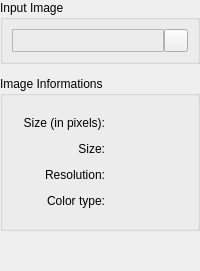
        <widget class="QWidget" name="m_loadInputImageStep">
         <layout class="QVBoxLayout">
          <property name="spacing">
           <number>12</number>
          </property>
          <property name="margin">
           <number>0</number>
          </property>
          <item>
           <widget class="QGroupBox" name="m_inputImageGroup">
            <property name="title">
             <string>Input Image</string>
            </property>
            <layout class="QHBoxLayout" name="_2">
             <property name="spacing">
              <number>0</number>
             </property>
             <property name="margin">
              <number>9</number>
             </property>
             <item>
              <widget class="QLabel" name="m_inputFileNameLabel">
               <property name="autoFillBackground">
                <bool>false</bool>
               </property>
               <property name="frameShape">
                <enum>QFrame::StyledPanel</enum>
               </property>
               <property name="frameShadow">
                <enum>QFrame::Plain</enum>
               </property>
              </widget>
             </item>
             <item>
              <widget class="QToolButton" name="m_imageLoadButton">
               <property name="sizePolicy">
                <sizepolicy hsizetype="Maximum" vsizetype="Fixed">
                 <horstretch>0</horstretch>
                 <verstretch>0</verstretch>
                </sizepolicy>
               </property>
               <property name="text">
                <string/>
               </property>
               <property name="iconSize">
                <size>
                 <width>16</width>
                 <height>16</height>
                </size>
               </property>
              </widget>
             </item>
            </layout>
           </widget>
          </item>
          <item>
           <widget class="QGroupBox" name="m_imageInfoGroup">
            <property name="title">
             <string>Image Informations</string>
            </property>
            <layout class="QGridLayout" name="_3">
             <property name="margin">
              <number>20</number>
             </property>
             <property name="spacing">
              <number>12</number>
             </property>
             <item row="0" column="1">
              <widget class="QLabel" name="m_imageInformationSizeInPixelsValue">
               <property name="text">
                <string/>
               </property>
              </widget>
             </item>
             <item row="0" column="0">
              <widget class="QLabel" name="m_imageInformationSizeInPixelsLabel">
               <property name="text">
                <string>Size (in pixels):</string>
               </property>
               <property name="alignment">
                <set>Qt::AlignRight|Qt::AlignTrailing|Qt::AlignVCenter</set>
               </property>
              </widget>
             </item>
             <item row="1" column="1">
              <widget class="QLabel" name="m_imageInformationSizeValue">
               <property name="text">
                <string/>
               </property>
              </widget>
             </item>
             <item row="1" column="0">
              <widget class="QLabel" name="m_imageInformationSizeLabel">
               <property name="text">
                <string>Size:</string>
               </property>
               <property name="alignment">
                <set>Qt::AlignRight|Qt::AlignTrailing|Qt::AlignVCenter</set>
               </property>
              </widget>
             </item>
             <item row="2" column="0">
              <widget class="QLabel" name="m_imageInformationResolutionLabel">
               <property name="text">
                <string>Resolution:</string>
               </property>
               <property name="alignment">
                <set>Qt::AlignRight|Qt::AlignTrailing|Qt::AlignVCenter</set>
               </property>
              </widget>
             </item>
             <item row="2" column="1">
              <widget class="QLabel" name="m_imageInformationResolutionValue">
               <property name="text">
                <string/>
               </property>
              </widget>
             </item>
             <item row="3" column="0">
              <widget class="QLabel" name="m_imageInformationColorTypeLabel">
               <property name="text">
                <string>Color type:</string>
               </property>
               <property name="alignment">
                <set>Qt::AlignRight|Qt::AlignTrailing|Qt::AlignVCenter</set>
               </property>
              </widget>
             </item>
             <item row="3" column="1">
              <widget class="QLabel" name="m_imageInformationColorTypeValue">
               <property name="text">
                <string/>
               </property>
              </widget>
             </item>
            </layout>
           </widget>
          </item>
          <item>
           <spacer name="spacer_6">
            <property name="orientation">
             <enum>Qt::Vertical</enum>
            </property>
            <property name="sizeType">
             <enum>QSizePolicy::Expanding</enum>
            </property>
            <property name="sizeHint" stdset="0">
             <size>
              <width>20</width>
              <height>40</height>
             </size>
            </property>
           </spacer>
          </item>
         </layout>
        </widget>
